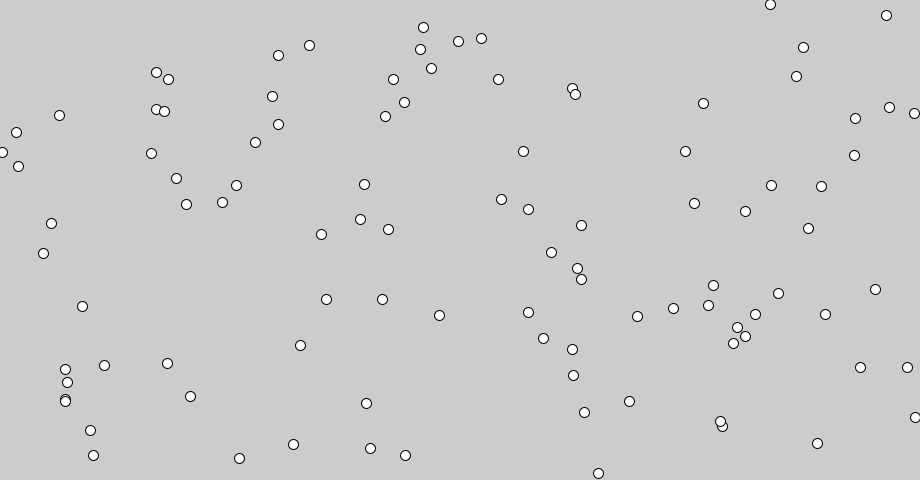
Frame 1 (no input)
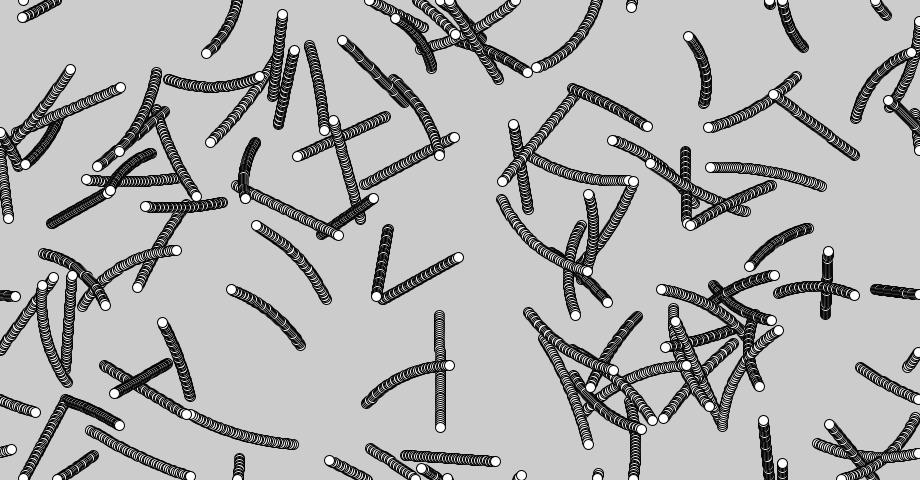
Frame 60 (the mouse pressed at the canvas centre just before this capture)
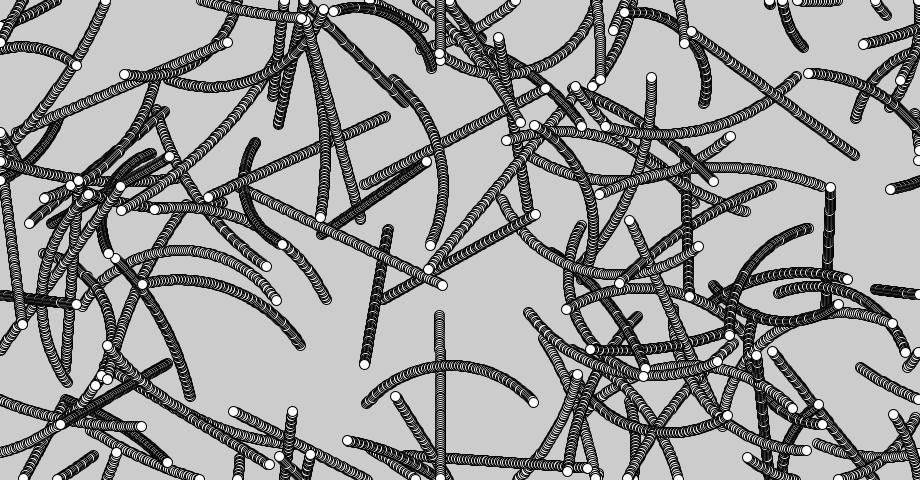
Frame 120 (the mouse held since frame 60 and released just before this capture)

The Processing sketch that drew these frames (run headless with seeded random() and noise(); from frame 60 on, the mouse is pressed at the canvas centre):

// Processing sketch: processing_49601
// ── processing_49601.pde

Particle part[];
int num;

void setup() {
  size(920,480);

  num=100;  
  part=new Particle[num];
  for(int i=0; i<num; i++) {
    if(random(100)>70) 
      part[i]=new StraightParticle(random(width),random(height));
    else 
      part[i]=new CurveParticle(random(width),random(height));
  }

  // Check to see what type of subclass is in use
  int cnt=0;
  for(int i=0; i<num; i++) if(part[i] instanceof StraightParticle) cnt++;
  
  println("StraightParticles: "+cnt);
  println("CurveParticles: "+(num-cnt));
}

void draw() {
//  background(200);
  for(int i=0; i<num; i++) part[i].update();
  for(int i=0; i<num; i++) part[i].draw();
}
class CurveParticle extends Particle {
  float dirD;
  
  public CurveParticle(float _x,float _y) {
    super(_x,_y);
    
    dir=random(360);
    dirD=random(0.2,1);
    if(random(100)>50) dirD=-dirD;
    
    speed=random(1,2);
    rad=10;
  }
  
  void update() {
    dir+=dirD;
    x=x+cos(radians(dir))*speed;
    y=y+sin(radians(dir))*speed;
    limitToScreen();
  }
  
  void draw() {
    ellipse(x,y, rad,rad);
  }
}
class Particle {
  float x,y,speed,dir,rad;
  
  public Particle(float _x,float _y) {
    x=_x;
    y=_y;
  }
  
  void update() {
  }
  
  void limitToScreen() {
    if(x<0) x=width;
    else if(x>width) x=0;
    if(y<0) y=height;
    else if(y>height) y=0;
  }
  
  void draw() { 
  }
}
class StraightParticle extends Particle {
  
  public StraightParticle(float _x,float _y) {
    super(_x,_y);
    
    dir=random(360);
    speed=random(1,2);
    rad=10;
  }
  
  void update() {
    x=x+cos(radians(dir))*speed;
    y=y+sin(radians(dir))*speed;
    limitToScreen();
  }
  
  void draw() {
    ellipse(x,y, rad,rad);
  }
}
